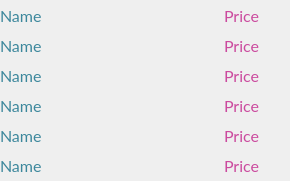
     <widget class="QFrame" name="frame_1">
      <property name="geometry">
       <rect>
        <x>10</x>
        <y>60</y>
        <width>290</width>
        <height>181</height>
       </rect>
      </property>
      <property name="font">
       <font>
        <family>Lato</family>
        <pointsize>12</pointsize>
        <weight>50</weight>
        <italic>false</italic>
        <bold>false</bold>
       </font>
      </property>
      <property name="styleSheet">
       <string notr="true">font: 12pt &quot;Lato&quot;;</string>
      </property>
      <property name="frameShape">
       <enum>QFrame::NoFrame</enum>
      </property>
      <widget class="QFrame" name="frame_222">
       <property name="geometry">
        <rect>
         <x>0</x>
         <y>0</y>
         <width>201</width>
         <height>181</height>
        </rect>
       </property>
       <property name="font">
        <font>
         <family>Lato</family>
         <pointsize>12</pointsize>
         <weight>50</weight>
         <italic>false</italic>
         <bold>false</bold>
        </font>
       </property>
       <property name="styleSheet">
        <string notr="true">color: rgba(60, 135, 156, 1);</string>
       </property>
       <property name="frameShape">
        <enum>QFrame::NoFrame</enum>
       </property>
       <widget class="QLabel" name="name_1">
        <property name="geometry">
         <rect>
          <x>0</x>
          <y>0</y>
          <width>201</width>
          <height>31</height>
         </rect>
        </property>
        <property name="font">
         <font>
          <family>Lato</family>
          <pointsize>12</pointsize>
          <weight>50</weight>
          <italic>false</italic>
          <bold>false</bold>
         </font>
        </property>
        <property name="text">
         <string>Name</string>
        </property>
       </widget>
       <widget class="QLabel" name="name_2">
        <property name="geometry">
         <rect>
          <x>0</x>
          <y>30</y>
          <width>201</width>
          <height>31</height>
         </rect>
        </property>
        <property name="font">
         <font>
          <family>Lato</family>
          <pointsize>12</pointsize>
          <weight>50</weight>
          <italic>false</italic>
          <bold>false</bold>
         </font>
        </property>
        <property name="text">
         <string>Name</string>
        </property>
       </widget>
       <widget class="QLabel" name="name_4">
        <property name="geometry">
         <rect>
          <x>0</x>
          <y>90</y>
          <width>201</width>
          <height>31</height>
         </rect>
        </property>
        <property name="font">
         <font>
          <family>Lato</family>
          <pointsize>12</pointsize>
          <weight>50</weight>
          <italic>false</italic>
          <bold>false</bold>
         </font>
        </property>
        <property name="text">
         <string>Name</string>
        </property>
       </widget>
       <widget class="QLabel" name="name_3">
        <property name="geometry">
         <rect>
          <x>0</x>
          <y>60</y>
          <width>201</width>
          <height>31</height>
         </rect>
        </property>
        <property name="font">
         <font>
          <family>Lato</family>
          <pointsize>12</pointsize>
          <weight>50</weight>
          <italic>false</italic>
          <bold>false</bold>
         </font>
        </property>
        <property name="text">
         <string>Name</string>
        </property>
       </widget>
       <widget class="QLabel" name="name_6">
        <property name="geometry">
         <rect>
          <x>0</x>
          <y>150</y>
          <width>201</width>
          <height>31</height>
         </rect>
        </property>
        <property name="font">
         <font>
          <family>Lato</family>
          <pointsize>12</pointsize>
          <weight>50</weight>
          <italic>false</italic>
          <bold>false</bold>
         </font>
        </property>
        <property name="text">
         <string>Name</string>
        </property>
       </widget>
       <widget class="QLabel" name="name_5">
        <property name="geometry">
         <rect>
          <x>0</x>
          <y>120</y>
          <width>201</width>
          <height>31</height>
         </rect>
        </property>
        <property name="font">
         <font>
          <family>Lato</family>
          <pointsize>12</pointsize>
          <weight>50</weight>
          <italic>false</italic>
          <bold>false</bold>
         </font>
        </property>
        <property name="text">
         <string>Name</string>
        </property>
       </widget>
       <zorder>name_1</zorder>
       <zorder>name_2</zorder>
       <zorder>name_3</zorder>
       <zorder>name_6</zorder>
       <zorder>name_5</zorder>
       <zorder>name_4</zorder>
      </widget>
      <widget class="QFrame" name="frame_322">
       <property name="geometry">
        <rect>
         <x>199</x>
         <y>0</y>
         <width>91</width>
         <height>181</height>
        </rect>
       </property>
       <property name="font">
        <font>
         <family>Lato</family>
         <pointsize>12</pointsize>
         <weight>50</weight>
         <italic>false</italic>
         <bold>false</bold>
        </font>
       </property>
       <property name="layoutDirection">
        <enum>Qt::LeftToRight</enum>
       </property>
       <property name="styleSheet">
        <string notr="true">color: rgba(203, 74, 158, 1);</string>
       </property>
       <property name="frameShape">
        <enum>QFrame::NoFrame</enum>
       </property>
       <widget class="QLabel" name="price_1">
        <property name="geometry">
         <rect>
          <x>0</x>
          <y>0</y>
          <width>60</width>
          <height>31</height>
         </rect>
        </property>
        <property name="font">
         <font>
          <family>Lato</family>
          <pointsize>12</pointsize>
          <weight>50</weight>
          <italic>false</italic>
          <bold>false</bold>
         </font>
        </property>
        <property name="text">
         <string>Price</string>
        </property>
        <property name="alignment">
         <set>Qt::AlignRight|Qt::AlignTrailing|Qt::AlignVCenter</set>
        </property>
       </widget>
       <widget class="QLabel" name="label_21">
        <property name="geometry">
         <rect>
          <x>60</x>
          <y>0</y>
          <width>32</width>
          <height>32</height>
         </rect>
        </property>
        <property name="styleSheet">
         <string notr="true">border-image: url(:/newPrefix/PlatIcon.png);</string>
        </property>
        <property name="text">
         <string/>
        </property>
       </widget>
       <widget class="QLabel" name="label_22">
        <property name="geometry">
         <rect>
          <x>60</x>
          <y>30</y>
          <width>32</width>
          <height>32</height>
         </rect>
        </property>
        <property name="styleSheet">
         <string notr="true">border-image: url(:/newPrefix/PlatIcon.png);</string>
        </property>
        <property name="text">
         <string/>
        </property>
       </widget>
       <widget class="QLabel" name="price_2">
        <property name="geometry">
         <rect>
          <x>0</x>
          <y>30</y>
          <width>60</width>
          <height>31</height>
         </rect>
        </property>
        <property name="font">
         <font>
          <family>Lato</family>
          <pointsize>12</pointsize>
          <weight>50</weight>
          <italic>false</italic>
          <bold>false</bold>
         </font>
        </property>
        <property name="text">
         <string>Price</string>
        </property>
        <property name="alignment">
         <set>Qt::AlignRight|Qt::AlignTrailing|Qt::AlignVCenter</set>
        </property>
       </widget>
       <widget class="QLabel" name="price_4">
        <property name="geometry">
         <rect>
          <x>0</x>
          <y>90</y>
          <width>60</width>
          <height>31</height>
         </rect>
        </property>
        <property name="font">
         <font>
          <family>Lato</family>
          <pointsize>12</pointsize>
          <weight>50</weight>
          <italic>false</italic>
          <bold>false</bold>
         </font>
        </property>
        <property name="text">
         <string>Price</string>
        </property>
        <property name="alignment">
         <set>Qt::AlignRight|Qt::AlignTrailing|Qt::AlignVCenter</set>
        </property>
       </widget>
       <widget class="QLabel" name="label_25">
        <property name="geometry">
         <rect>
          <x>60</x>
          <y>60</y>
          <width>32</width>
          <height>32</height>
         </rect>
        </property>
        <property name="styleSheet">
         <string notr="true">border-image: url(:/newPrefix/PlatIcon.png);</string>
        </property>
        <property name="text">
         <string/>
        </property>
       </widget>
       <widget class="QLabel" name="label_26">
        <property name="geometry">
         <rect>
          <x>60</x>
          <y>90</y>
          <width>32</width>
          <height>32</height>
         </rect>
        </property>
        <property name="styleSheet">
         <string notr="true">border-image: url(:/newPrefix/PlatIcon.png);</string>
        </property>
        <property name="text">
         <string/>
        </property>
       </widget>
       <widget class="QLabel" name="price_3">
        <property name="geometry">
         <rect>
          <x>0</x>
          <y>60</y>
          <width>60</width>
          <height>31</height>
         </rect>
        </property>
        <property name="font">
         <font>
          <family>Lato</family>
          <pointsize>12</pointsize>
          <weight>50</weight>
          <italic>false</italic>
          <bold>false</bold>
         </font>
        </property>
        <property name="text">
         <string>Price</string>
        </property>
        <property name="alignment">
         <set>Qt::AlignRight|Qt::AlignTrailing|Qt::AlignVCenter</set>
        </property>
       </widget>
       <widget class="QLabel" name="price_6">
        <property name="geometry">
         <rect>
          <x>0</x>
          <y>150</y>
          <width>60</width>
          <height>31</height>
         </rect>
        </property>
        <property name="font">
         <font>
          <family>Lato</family>
          <pointsize>12</pointsize>
          <weight>50</weight>
          <italic>false</italic>
          <bold>false</bold>
         </font>
        </property>
        <property name="text">
         <string>Price</string>
        </property>
        <property name="alignment">
         <set>Qt::AlignRight|Qt::AlignTrailing|Qt::AlignVCenter</set>
        </property>
       </widget>
       <widget class="QLabel" name="label_29">
        <property name="geometry">
         <rect>
          <x>60</x>
          <y>120</y>
          <width>32</width>
          <height>32</height>
         </rect>
        </property>
        <property name="styleSheet">
         <string notr="true">border-image: url(:/newPrefix/PlatIcon.png);</string>
        </property>
        <property name="text">
         <string/>
        </property>
       </widget>
       <widget class="QLabel" name="label_30">
        <property name="geometry">
         <rect>
          <x>60</x>
          <y>150</y>
          <width>32</width>
          <height>32</height>
         </rect>
        </property>
        <property name="styleSheet">
         <string notr="true">border-image: url(:/newPrefix/PlatIcon.png);</string>
        </property>
        <property name="text">
         <string/>
        </property>
       </widget>
       <widget class="QLabel" name="price_5">
        <property name="geometry">
         <rect>
          <x>0</x>
          <y>120</y>
          <width>60</width>
          <height>31</height>
         </rect>
        </property>
        <property name="font">
         <font>
          <family>Lato</family>
          <pointsize>12</pointsize>
          <weight>50</weight>
          <italic>false</italic>
          <bold>false</bold>
         </font>
        </property>
        <property name="text">
         <string>Price</string>
        </property>
        <property name="alignment">
         <set>Qt::AlignRight|Qt::AlignTrailing|Qt::AlignVCenter</set>
        </property>
       </widget>
      </widget>
     </widget>
